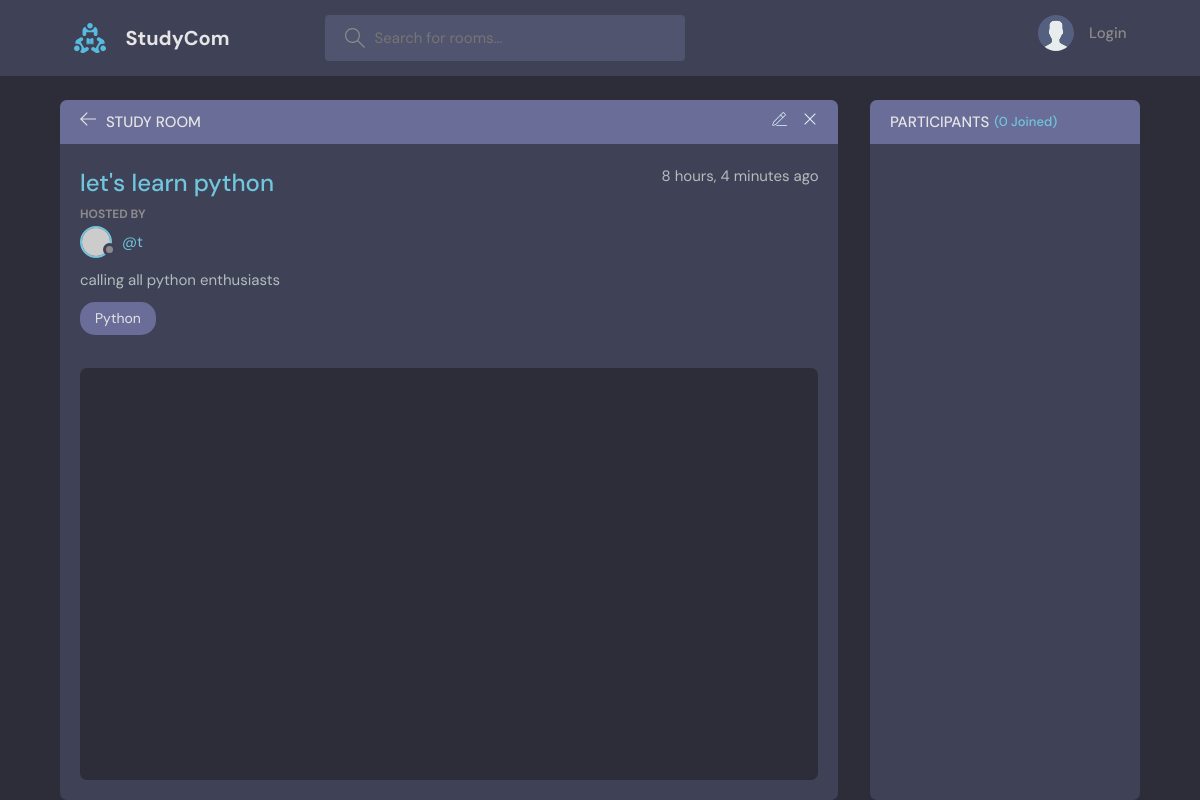
/room/1, run on the app's committed database.
### studycom/models.py (models this page shows, shortened)
class Room(models.Model):
    host=models.ForeignKey(User, on_delete=models.SET_NULL, null=True)
    topic = models.ForeignKey(Topic, on_delete=models.SET_NULL, null=True)
    name = models.CharField(max_length=200)
    description = models.TextField(null=True, blank=True)
    participants = models.ManyToManyField(
        User, related_name='participants', blank=True
    )
    updated = models.DateTimeField(auto_now=True)
    created = models.DateField(auto_now_add=True)
    class Meta:
        ordering = ['-updated', '-created']

class User(AbstractUser):
    name = models.CharField(max_length=200, null=True)
    email = models.EmailField(unique=True)
    bio = models.TextField(null=True)
    avatar = models.ImageField(null=True, default='avatar.svg')
    USERNAME_FIELD = 'email'
    USERNAME_FIELD = "username"
    REQUIRED_FIELDS = ["email"]

class Topic(models.Model):
    name = models.CharField(max_length=200)
    def __str__(self):
        return self.name

### studycom/views.py (the view, shortened to what this page needs)
# urls.py: path('room/<int:pk>', views.room, name='room'),
def room(request, pk):
    room = Room.objects.get(id=pk)
    room_messages = room.message_set.all().order_by('-created')
    participants = room.participants.all()
    context = {'room': room, 'room_messages': room_messages, 'participants': participants}
    return render(request, 'studycom/room.html', context)

### studycom/templates/studycom/room.html (shortened to what this page needs)
{% extends 'main.html' %}
{% block content %}
<main class="profile-page layout layout--2">
    <div class="container">
    <div class="room">
        <div class="room__top">
        <div class="room__topLeft">
            <a href="{{request.META.HTTP_REFERER}}">
            <svg version="1.1" xmlns="http://www.w3.org/2000/svg" width="32" height="32" viewBox="0 0 32 32">
                <title>arrow-left</title>
                <path
                d="M13.723 2.286l-13.723 13.714 13.719 13.714 1.616-1.611-10.96-10.96h27.625v-2.286h-27.625l10.965-10.965-1.616-1.607z"
                ></path>
            </svg>
            </a>
            <h3>Study Room</h3>
        </div>
        <div class="room__topRight">
            <a href="{% url 'update-room' room.id %}">
            </a>
            <a href="{% url 'delete-room' room.id %}">
            <svg version="1.1" xmlns="http://www.w3.org/2000/svg" width="32" height="32" viewBox="0 0 32 32">
                <title>remove</title>
                <path
                d="M27.314 6.019l-1.333-1.333-9.98 9.981-9.981-9.981-1.333 1.333 9.981 9.981-9.981 9.98 1.333 1.333 9.981-9.98 9.98 9.98 1.333-1.333-9.98-9.98 9.98-9.981z"
                ></path>
            </svg>
            </a>
        </div>
        </div>
        <div class="room__box scroll">
        <div class="room__header scroll">
            <div class="room__info">
            <h3>{{ room.name }}</h3>
            <span>{{ room.created|timesince }} ago</span>
            </div>
            <div class="room__hosted">
            <p>Hosted By</p>
            <a href="#" class="room__author">
                <div class="avatar avatar--small">
                <img src="https://randomuser.me/api/portraits/men/37.jpg" />
                </div>
                <span>@{{ room.host.username }}</span>
            </a>
            </div>
            <div class="room__details">
            {{ room.description }}
            </div>
            <span class="room__topics">{{ room.topic }}</span>
        </div>
        <div class="room__conversation">
            <div class="threads scroll">
            </div>
        </div>
        </div>
    </div>
    <div class="participants">
        <h3 class="participants__top">Participants <span>({{ participants.count }} Joined)</span></h3>
        <div class="participants__list scroll">
        </div>
    </div>
    </div>
</main>
{% endblock %}

### static/styles/style.css (style rules this page uses)
:root { --color-main: #71c6dd; --color-main-light: #e1f6fb; --color-dark: #3f4156; --color-dark-medium: #51546e; --color-dark-light: #696d97; --color-light: #e5e5e5; --color-gray: #8b8b8b; --color-light-gray: #b2bdbd; --color-bg: #2d2d39; --color-success: #5dd693; --color-error: #fc4b0b; }
* { font-family: "DM Sans", -apple-system, BlinkMacSystemFont, "Segoe UI", Roboto, Oxygen, Ubuntu, Cantarell, "Open Sans", "Helvetica Neue", sans-serif; margin: 0; padding: 0; box-sizing: border-box; text-rendering: optimizeLegibility; font-size: inherit; }
html { font-size: 56.25%; }
@media only screen and (min-width: 1200px) { html { font-size: 62.5%; } }
body { line-height: 1.6; font-weight: 400; font-size: 1.5rem; color: var(--color-light-gray); background-color: var(--color-bg); min-height: 100vh; }
img { width: 100%; }
a { display: inline-block; color: var(--color-main); text-decoration: none; }
.container { max-width: 120rem; width: 90%; margin: auto; }
.avatar { position: relative; display: inline-block; border-radius: 50%; border: 2px solid var(--color-main); }
.avatar img { display: block; border-radius: 50%; object-fit: cover; object-position: center; }
.avatar::after { content: ""; display: block; position: absolute; background-color: var(--color-gray); z-index: 111; border-radius: 50%; border: 0.3rem solid var(--color-dark); }
.avatar.avatar--small img { width: 2.8rem; height: 2.8rem; }
.avatar.avatar--small:after { width: 0.7rem; height: 0.7rem; bottom: 0px; right: -6px; }
.layout { margin-top: 2.4rem; }
.layout > .container { display: flex; justify-content: space-between; align-items: flex-start; }
.layout--2 > .container > div:first-child { flex-basis: 72%; }
.layout--2 > .container > div:last-child { flex-basis: 25%; }
.room, .participants { background: var(--color-dark); max-height: 87.5vh; border-radius: 0.7rem; overflow: hidden; position: relative; }
.room__top, .participants__top { background: var(--color-dark-light); display: flex; justify-content: space-between; align-items: center; padding: 1rem 2rem; position: relative; }
.room__top svg, .thread__top svg { width: 1.6rem; height: 1.6rem; fill: var(--color-light); cursor: pointer; }
.room__topLeft { display: flex; align-items: flex-end; gap: 1rem; }
.room__topLeft h3, .participants__top { text-transform: uppercase; font-weight: 500; color: var(--color-light); }
.room__topLeft svg { width: 1.6rem; height: 1.6rem; fill: var(--color-light); }
.room__topRight { display: flex; column-gap: 1em; }
.room__topRight svg { fill: var(--color-main-light); }
.room__header { max-height: 30vh; overflow-y: auto; position: absolute; width: 95%; background: var(--color-dark); z-index: 999; top: 4.4rem; padding-top: 2rem; padding-bottom: 1rem; }
.room__box { padding-left: 2rem; padding-right: 2rem; height: 80.5vh; padding-bottom: 0; }
.room__info { display: flex; justify-content: space-between; }
.room__info h3 { font-size: 2.4rem; font-weight: 500; color: var(--color-main); }
.room__hosted p { text-transform: uppercase; color: var(--color-gray); font-size: 1.2rem; font-weight: 700; line-height: 2; }
.room__author { display: flex; gap: 1rem; align-items: center; margin-bottom: 1rem; transition: all 0.3s ease-in-out; }
.room__topics { padding: 0.5rem 1.5rem; background: var(--color-dark-light); color: var(--color-light); display: inline-block; font-size: 1.4rem; border-radius: 1.5rem; margin: 1rem 0; }
.room__conversation { margin-top: 1rem; margin-bottom: 4rem; height: 64%; }
.threads { background: var(--color-bg); border-radius: 0.7rem; overflow-y: auto; height: 100%; margin-top: 28vh; padding: 0 2rem 4rem 2rem; }
.participants__top span { color: var(--color-main); font-size: 1.3rem; text-transform: none; }
.participants__top { justify-content: flex-start; gap: 0.5rem; }
.participants__list { padding: 2rem; height: 82.5vh; overflow-y: scroll; padding-bottom: 0; }

### data on the page
Room: name "let's learn python", created "8 hours, 4 minutes", host.username "t", description "calling all python enthusiasts", topic "Python"

### other printed values
{{ participants.count }} "0"
